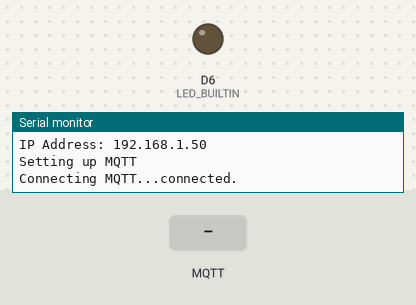
A sketch run on a simulated Arduino MKR. On the bench: output pins drawn as LEDs (lit = HIGH), the last lines printed to the serial monitor. The test bench sets the inputs (shaded band). WiFi joins after 1.5 s; servers stay silent unless stated; no MQTT or app messages arrive unless stated.

Above: at 5.7 s.
5.8 s: MQTT message "ON" arrives on the first subscribed topic
At 6.1 s:
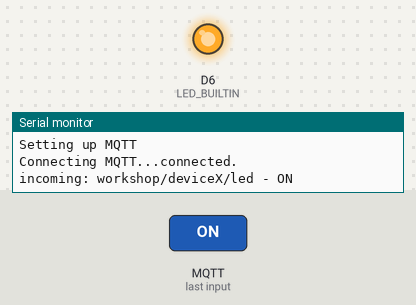
7.3 s: MQTT message "OFF" arrives on the first subscribed topic
At 8.4 s:
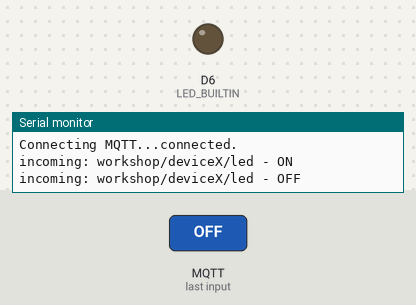
Timing chart, 0 to 10.3 s (numbered marks = the images above; inputs shaded):
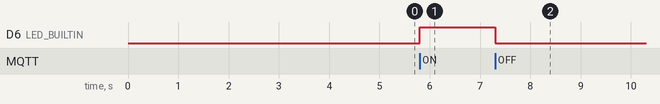

The sketch:

LED.ino
```cpp
// Philly Code Camp IoT Workshop
// Control a LED from MQTT
//
// Uses WiFiNINA https://www.arduino.cc/en/Reference/WiFiNINA
// and Joël Gähwiler's MQTT Library https://github.com/256dpi/arduino-mqtt
//

#include <SPI.h>
#include <WiFiNINA.h>
#include <MQTT.h>

WiFiSSLClient net;
MQTTClient mqtt;

const char wifi_ssid[] = "workshop";
const char wifi_password[] = "wifi-password";

const char server[] = "mqtt.iotwork.shop";
const char clientId[] = "deviceX";
const char username[] = "deviceX";
const char password[] = "mqtt-password";

String ledTopic = String("workshop/") + clientId + String("/led");

int status = WL_IDLE_STATUS;

void setup() {
  Serial.begin(9600);

  // Uncomment next line to wait for a serial connection
  // while (!Serial) { }

  // initialize digital pin LED_BUILTIN as an output.
  pinMode(LED_BUILTIN, OUTPUT);

  Serial.println("Connecting WiFi");
  connectWiFi();

  // Start the MQTT connection
  Serial.println("Setting up MQTT");
  mqtt.begin(server, 8883, net);

  // define function for incoming messages
  mqtt.onMessage(messageReceived);
}

void loop() {
  mqtt.loop();

  if (!mqtt.connected()) {
    connectMQTT();
  }
}

void connectWiFi() {
  // Check for the WiFi module
  if (WiFi.status() == WL_NO_MODULE) {
    Serial.println("Communication with WiFi module failed!");
    // don't continue
    while (true);
  }

  Serial.print("WiFi firmware version ");
  Serial.println(WiFi.firmwareVersion());

  // attempt to connect to WiFi network
  while (status != WL_CONNECTED) {
    Serial.print("Attempting to connect to SSID: ");
    Serial.println(wifi_ssid);
    status = WiFi.begin(wifi_ssid, wifi_password);

    // wait 3 seconds for connection
    delay(3000);
  }
  Serial.println("Connected to WiFi");
  printWiFiStatus();

}

void connectMQTT() {
  Serial.print("Connecting MQTT...");
  while (!mqtt.connect(clientId, username, password)) {
    Serial.print(".");
    delay(500);
  }

  mqtt.subscribe(ledTopic);

  Serial.println("connected.");
}

void messageReceived(String &topic, String &payload) {
  Serial.println("incoming: " + topic + " - " + payload);
  if (payload == "ON") {
    // turn the LED on
    digitalWrite(LED_BUILTIN, HIGH);
  } else if (payload == "OFF") {
    // turn the LED off
    digitalWrite(LED_BUILTIN, LOW);
  }
}

void printWiFiStatus() {
  // print your WiFi IP address:
  IPAddress ip = WiFi.localIP();
  Serial.print("IP Address: ");
  Serial.println(ip);
}
```

Measured:
- after the input at 5.8 s, D6 (LED_BUILTIN): LOW → HIGH at once
- after the input at 7.3 s, D6 (LED_BUILTIN): HIGH → LOW at once
